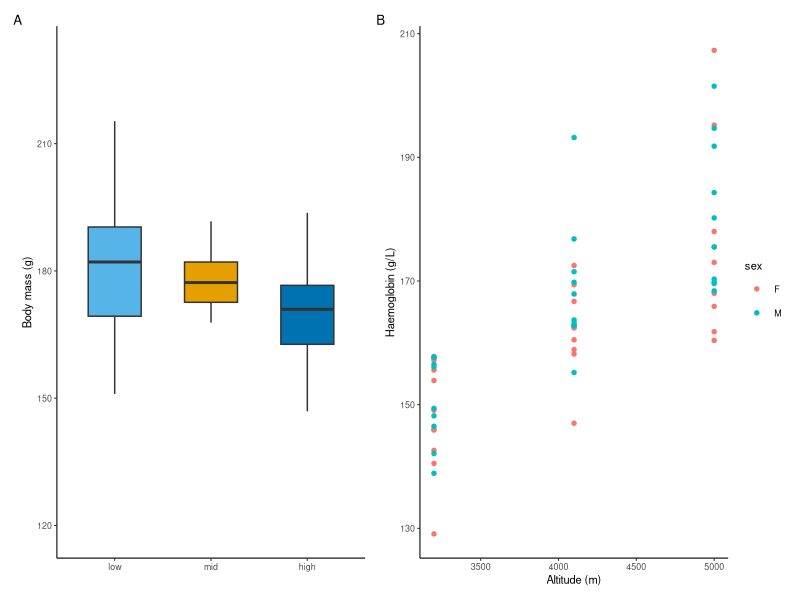

The R script that drew this image:
library(readr); library(ggplot2); library(patchwork); library(svglite)
pika <- read_csv(here::here("assets/data/pika_physiology.csv"),
                 show_col_types = FALSE)
pika$altitude_group <- factor(pika$altitude_group,
                              levels = c("low", "mid", "high"))
panel_a <- ggplot(pika, aes(altitude_group, body_mass_g, fill = altitude_group)) +
  geom_boxplot(width = .55, outlier.shape = NA) +
  scale_fill_manual(values = c(low = "#56B4E9", mid = "#E69F00",
                               high = "#0072B2"), guide = "none") +
  labs(x = NULL, y = "Body mass (g)") +
  theme_classic(base_size = 8)
panel_b <- ggplot(pika[!is.na(pika$hemoglobin_g_l), ],
                  aes(altitude_m, hemoglobin_g_l, colour = sex)) +
  geom_point(size = 1.2) +
  labs(x = "Altitude (m)", y = "Haemoglobin (g/L)") +
  theme_classic(base_size = 8)
fig <- wrap_plots(panel_a, panel_b, nrow = 1) +
  plot_annotation(tag_levels = "A")
dir.create(here::here("figures"), showWarnings = FALSE)
ggsave(here::here("figures/Figure1.pdf"), fig,
       width = 183, height = 105, units = "mm",
       device = cairo_pdf)
file.exists(here::here("figures/Figure1.pdf"))
